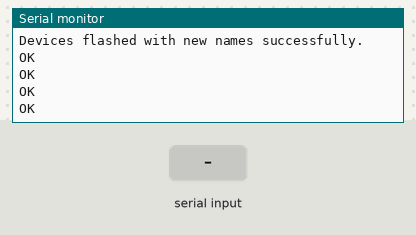
Recording of a sketch running on a simulated Arduino Uno, built with avr-gcc and run on an emulated ATmega328P. Parts: the last lines printed to the serial monitor. The test bench sets the inputs (shaded band). The modem accepts every AT command (registered, SIM ready, sends succeed) and sends nothing else.

Above: at 3.5 s.
3.6 s: ":\n" received over the second serial link
At 4.8 s:
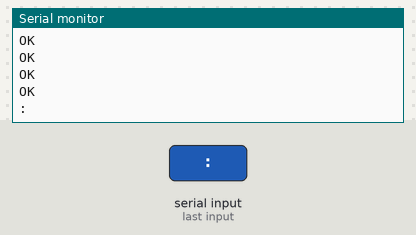
5.1 s: "0\n" received over the second serial link
At 6.2 s:
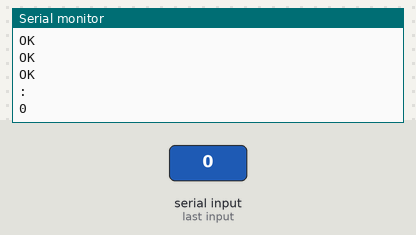
Timing chart, 0 to 8.1 s (numbered marks = the images above; inputs shaded):
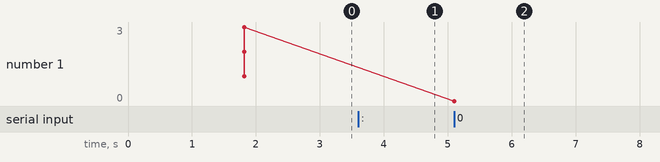

Measured:
- after the input at 3.6 s, the serial monitor: prints a new line at once (image 1)
- after the input at 5.1 s, the serial monitor: prints a new line at once (image 2)
- plotted number 1: 3 → 0 after the input at 5.1 s

The sketch:

hc_05_unified.ino
```cpp
#include <SoftwareSerial.h>

#define BT_MASTER   "RCM_29"
#define BT_APPREN   "RCA_29"
String APPREN_ADDRESS;

SoftwareSerial apprenSerial(5, 4); // RX, TX
SoftwareSerial masterSerial(7, 6);

const byte numChars = 50;
char receivedChars[numChars];
boolean newData = false;

void setup() {
  Serial.begin(38400);

  apprenSerial.begin(38400);
  Serial.println("Arduino receiver");
  apprenSerial.print("AT+ROLE=0\r\n");
  delay(100);
  apprenSerial.print("AT+ADDR?\r\n");
  delay(100);
  apprenSerial.print("AT+NAME="+String(BT_APPREN)+"\r\n");
  delay(100);
  apprenSerial.print("AT+UART=38400,0,0\r\n");
  delay(1500);
  recvWithStartEndMarkers();
  Serial.println("1");
  showNewData();
  Serial.println("2");
  parseData();
  Serial.println("3");


  // Master
  masterSerial.begin(38400);
  Serial.println("Master");
  masterSerial.print("AT+ROLE=1\r\n");
  delay(100);
  masterSerial.print("AT+NAME="+String(BT_MASTER)+"\r\n");
  delay(100);
  masterSerial.print("AT+BIND="+String(APPREN_ADDRESS)+"\r\n");
  delay(100);
  masterSerial.print("AT+UART=38400,0,0\r\n");
  delay(200);
  Serial.println("Devices flashed with new names successfully.");
}

void loop() {
  if (apprenSerial.available())
    Serial.write(apprenSerial.read());
  // if (Serial.available())
  //   apprenSerial.write(Serial.read());

    // master
  // if (masterSerial.available())
  //   Serial.write(masterSerial.read());
  // if (Serial.available())
  //   masterSerial.write(Serial.read());
}

void recvWithStartEndMarkers() {
    static boolean recvInProgress = false;
    static byte ndx = 0;
    char startMarker = '+';
    char endMarker = '\n';
    char rc;
    while (apprenSerial.available() > 0 && newData == false) {
        rc = apprenSerial.read();

        if (recvInProgress == true) {
            if (rc != endMarker) {
                receivedChars[ndx] = rc;
                ndx++;
                if (ndx >= numChars) {
                    ndx = numChars - 1;
                }
            }
            else {
                receivedChars[ndx] = '\0'; // terminate the string
                recvInProgress = false;
                ndx = 0;
                newData = true;
            }
        }
        else if (rc == startMarker) {
            recvInProgress = true;
        }
    }
}

void showNewData() {
    if (newData == true) {
        Serial.println(receivedChars);
        newData = false;
    }
}

void parseData(){
  for (byte i = 0; i <= strlen(receivedChars); i++)
  {
    if (receivedChars[i] == ':')
    receivedChars[i] = ',' ;
  }
  Serial.println(&receivedChars[5]);//print from from after first ':' to end
  APPREN_ADDRESS = &receivedChars[5];
}
```
